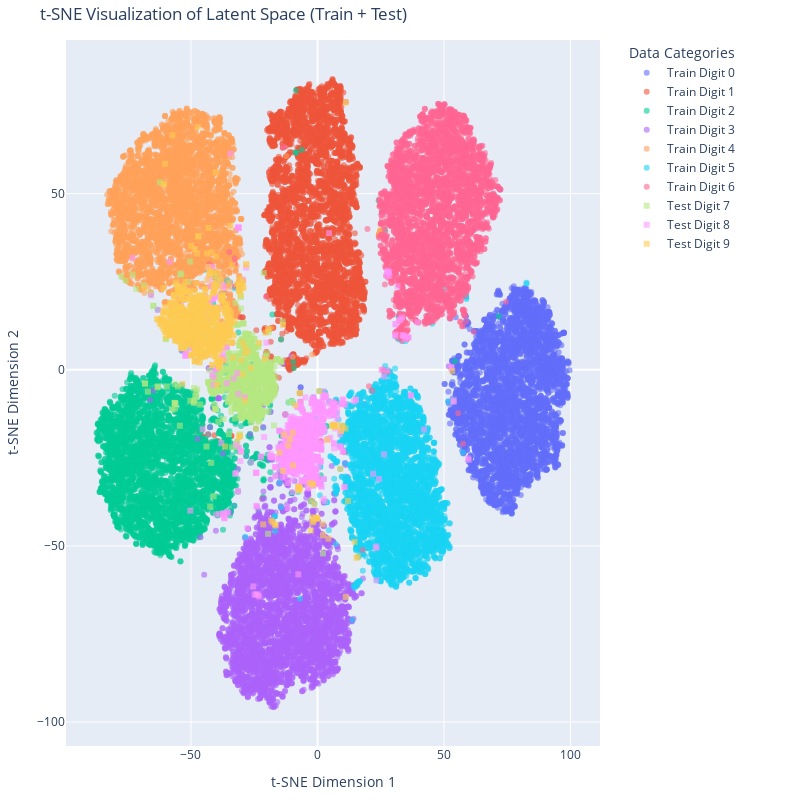

The cell this chart's notebook holds for it:
### Code cell
# t-SNE visualization
def tsne_visualization_all(model, train_loader, test_loader, num_images=100):
    n_classes_train = count_classes(train_subset)
    n_classes_test = count_classes(test_subset)
    n_classes = n_classes_train + n_classes_test
    
    # Initialize lists to store results
    train_latents, train_labels = [], []
    test_latents, test_labels = [], []

    model.eval()
    # Process train loader
    for images, labels, _, _ in train_loader:
        images = images.to(device)
        labels = labels.to(device).squeeze()
        
        with torch.no_grad():
            _, mu, _, _ = model(images)
        
        train_latents.append(mu)
        train_labels.append(labels)
        if len(train_latents) >= num_images:
            break

    # Process test loader
    for images, labels, _, _ in test_loader:
        images = images.to(device)
        labels = labels.to(device).squeeze()
        
        with torch.no_grad():
            _, mu, _, _ = model(images)
        
        test_latents.append(mu)
        test_labels.append(labels)
        if len(test_latents) >= num_images:
            break

    # Concatenate results
    train_latents = torch.cat(train_latents).cpu()
    train_labels = torch.cat(train_labels).cpu()
    test_latents = torch.cat(test_latents).cpu()
    test_labels = torch.cat(test_labels).cpu()

    # Combine latents and prototypes for t-SNE
    combined_data = torch.cat((train_latents, test_latents), dim=0)
    
    # Perform t-SNE
    tsne = TSNE(n_components=2, random_state=0)
    combined_2d = tsne.fit_transform(combined_data)
    
    # Separate t-SNE results
    latents_2d_train = combined_2d[:len(train_latents)]
    latents_2d_test = combined_2d[len(train_latents):len(train_latents) + len(test_latents)]

    # Create a Plotly figure
    fig = go.Figure()

    # Plot train data
    for i in range(n_classes_train):
        indices = train_labels == i
        fig.add_trace(go.Scatter(
            x=latents_2d_train[indices, 0],
            y=latents_2d_train[indices, 1],
            mode='markers',
            marker=dict(symbol='circle', opacity=0.6),
            name=f"Train Digit {i}"
        ))

    # Plot test data
    for i in range(n_classes_train, n_classes):
        indices = test_labels == i
        fig.add_trace(go.Scatter(
            x=latents_2d_test[indices, 0],
            y=latents_2d_test[indices, 1],
            mode='markers',
            marker=dict(symbol='square', opacity=0.6),
            name=f"Test Digit {i}"
        ))

    # Update layout for better visualization
    fig.update_layout(
        title="t-SNE Visualization of Latent Space (Train + Test)",
        xaxis_title="t-SNE Dimension 1",
        yaxis_title="t-SNE Dimension 2",
        legend=dict(title="Data Categories", x=1.05, y=1, bgcolor="rgba(255, 255, 255, 0.5)"),
        margin=dict(l=40, r=200, t=40, b=40),
        height=800,
        width=800,
    )
    
    fig.show()

# Visualize the latent space using t-SNE for both train and test loaders
tsne_visualization_all(vae_model, train_loader, test_loader, num_images=500)

### Figure 1 — Plotly figure (JSON) as saved in the notebook; plotly's stock layout.template omitted (floating-point values rounded to 4 significant figures; data arrays with more than 128 entries replaced by an {"elided": "..."} marker saying what was removed)
{"data": [{"marker": {"opacity": 0.6, "symbol": "circle"}, "mode": "markers", "name": "Train Digit 0", "type": "scatter", "x": {"elided": "4512 float values"}, "y": {"elided": "4512 float values"}}, {"marker": {"opacity": 0.6, "symbol": "circle"}, "mode": "markers", "name": "Train Digit 1", "type": "scatter", "x": {"elided": "5141 float values"}, "y": {"elided": "5141 float values"}}, {"marker": {"opacity": 0.6, "symbol": "circle"}, "mode": "markers", "name": "Train Digit 2", "type": "scatter", "x": {"elided": "4510 float values"}, "y": {"elided": "4510 float values"}}, {"marker": {"opacity": 0.6, "symbol": "circle"}, "mode": "markers", "name": "Train Digit 3", "type": "scatter", "x": {"elided": "4658 float values"}, "y": {"elided": "4658 float values"}}, {"marker": {"opacity": 0.6, "symbol": "circle"}, "mode": "markers", "name": "Train Digit 4", "type": "scatter", "x": {"elided": "4481 float values"}, "y": {"elided": "4481 float values"}}, {"marker": {"opacity": 0.6, "symbol": "circle"}, "mode": "markers", "name": "Train Digit 5", "type": "scatter", "x": {"elided": "4162 float values"}, "y": {"elided": "4162 float values"}}, {"marker": {"opacity": 0.6, "symbol": "circle"}, "mode": "markers", "name": "Train Digit 6", "type": "scatter", "x": {"elided": "4536 float values"}, "y": {"elided": "4536 float values"}}, {"marker": {"opacity": 0.6, "symbol": "square"}, "mode": "markers", "name": "Test Digit 7", "type": "scatter", "x": {"elided": "1028 float values"}, "y": {"elided": "1028 float values"}}, {"marker": {"opacity": 0.6, "symbol": "square"}, "mode": "markers", "name": "Test Digit 8", "type": "scatter", "x": {"elided": "974 float values"}, "y": {"elided": "974 float values"}}, {"marker": {"opacity": 0.6, "symbol": "square"}, "mode": "markers", "name": "Test Digit 9", "type": "scatter", "x": {"elided": "1009 float values"}, "y": {"elided": "1009 float values"}}], "layout": {"height": 800, "legend": {"bgcolor": "rgba(255, 255, 255, 0.5)", "title": {"text": "Data Categories"}, "x": 1.05, "y": 1}, "margin": {"b": 40, "l": 40, "r": 200, "t": 40}, "title": {"text": "t-SNE Visualization of Latent Space (Train + Test)"}, "width": 800, "xaxis": {"title": {"text": "t-SNE Dimension 1"}}, "yaxis": {"title": {"text": "t-SNE Dimension 2"}}}}
